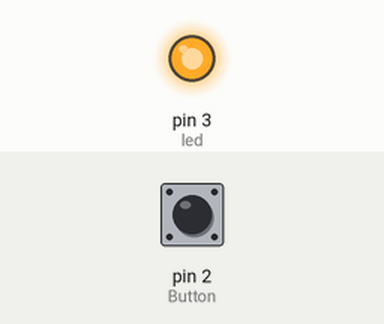
A sketch run on a simulated Arduino Uno, built with avr-gcc and run on an emulated ATmega328P. Parts: output pins drawn as LEDs (lit = HIGH). The test bench sets the inputs (shaded band); at power-on: pin 2 (Button) LOW.

Above: at 1.2 s.
1.3 s: pin 2 (Button) pulled HIGH for 0.15 s
At 1.37 s:
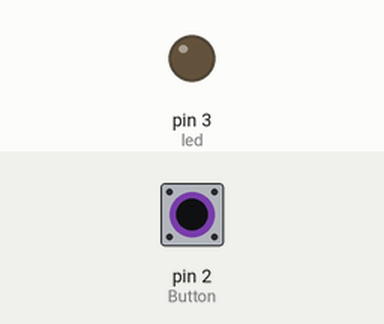
2.9 s: pin 2 (Button) pulled HIGH for 3.2 s
At 6.8 s:
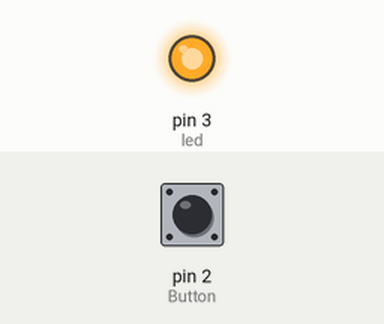
Timing chart, 0 to 8.3 s (numbered marks = the images above; inputs shaded):
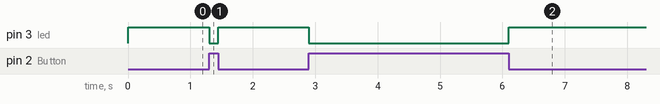

Measured:
- after the input at 1.3 s, pin 3 (led): HIGH → LOW at once, → HIGH 0.15 s later
- after the input at 2.9 s, pin 3 (led): HIGH → LOW at once, → HIGH 3.2 s later

The sketch:

control_led_by_button.ino
```cpp
const int Button=2;
const int led=3;
int buttonstate=0;

void setup()
{
  pinMode(Button,INPUT);
  pinMode(led,OUTPUT);
}
void loop()
{
  buttonstate=digitalRead(Button);
  if (buttonstate ==HIGH){
    digitalWrite(led,LOW);
  }
  else{
    digitalWrite(led,HIGH);
  }
}
```
